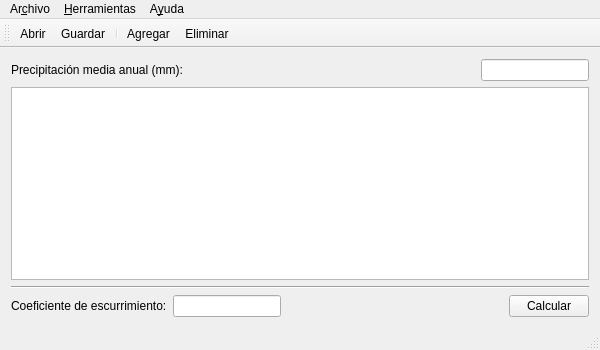
<?xml version="1.0" encoding="UTF-8"?>
<ui version="4.0">
 <class>MainWindow</class>
 <widget class="QMainWindow" name="MainWindow">
  <property name="geometry">
   <rect>
    <x>0</x>
    <y>0</y>
    <width>600</width>
    <height>350</height>
   </rect>
  </property>
  <property name="windowTitle">
   <string>Irriapps - Runoff</string>
  </property>
  <property name="windowIcon">
   <iconset resource="resources.qrc">
    <normaloff>:/icons/icons/water-48.png</normaloff>:/icons/icons/water-48.png</iconset>
  </property>
  <widget class="QWidget" name="centralWidget">
   <layout class="QVBoxLayout" name="verticalLayout">
    <item>
     <layout class="QHBoxLayout" name="horizontalLayout">
      <item>
       <widget class="QLabel" name="label">
        <property name="text">
         <string>Precipitación media anual (mm):</string>
        </property>
       </widget>
      </item>
      <item>
       <spacer name="horizontalSpacer">
        <property name="orientation">
         <enum>Qt::Horizontal</enum>
        </property>
        <property name="sizeHint" stdset="0">
         <size>
          <width>40</width>
          <height>20</height>
         </size>
        </property>
       </spacer>
      </item>
      <item>
       <widget class="QLineEdit" name="precipitation">
        <property name="sizePolicy">
         <sizepolicy hsizetype="Fixed" vsizetype="Fixed">
          <horstretch>0</horstretch>
          <verstretch>0</verstretch>
         </sizepolicy>
        </property>
        <property name="alignment">
         <set>Qt::AlignRight|Qt::AlignTrailing|Qt::AlignVCenter</set>
        </property>
       </widget>
      </item>
     </layout>
    </item>
    <item>
     <widget class="QTreeView" name="treeView"/>
    </item>
    <item>
     <widget class="Line" name="line">
      <property name="orientation">
       <enum>Qt::Horizontal</enum>
      </property>
     </widget>
    </item>
    <item>
     <layout class="QHBoxLayout" name="horizontalLayout_2">
      <item>
       <widget class="QLabel" name="label_2">
        <property name="text">
         <string>Coeficiente de escurrimiento:</string>
        </property>
       </widget>
      </item>
      <item>
       <widget class="QLineEdit" name="runoffCoefficient">
        <property name="sizePolicy">
         <sizepolicy hsizetype="Fixed" vsizetype="Fixed">
          <horstretch>0</horstretch>
          <verstretch>0</verstretch>
         </sizepolicy>
        </property>
        <property name="alignment">
         <set>Qt::AlignRight|Qt::AlignTrailing|Qt::AlignVCenter</set>
        </property>
        <property name="readOnly">
         <bool>true</bool>
        </property>
       </widget>
      </item>
      <item>
       <spacer name="horizontalSpacer_2">
        <property name="orientation">
         <enum>Qt::Horizontal</enum>
        </property>
        <property name="sizeHint" stdset="0">
         <size>
          <width>40</width>
          <height>20</height>
         </size>
        </property>
       </spacer>
      </item>
      <item>
       <widget class="QPushButton" name="calculateButton">
        <property name="text">
         <string>Calcular</string>
        </property>
       </widget>
      </item>
     </layout>
    </item>
   </layout>
  </widget>
  <widget class="QMenuBar" name="menuBar">
   <property name="geometry">
    <rect>
     <x>0</x>
     <y>0</y>
     <width>600</width>
     <height>22</height>
    </rect>
   </property>
   <widget class="QMenu" name="menuFile">
    <property name="title">
     <string>Ar&amp;chivo</string>
    </property>
    <addaction name="actionOpen"/>
    <addaction name="actionSave"/>
    <addaction name="separator"/>
    <addaction name="actionExit"/>
   </widget>
   <widget class="QMenu" name="menuHelp">
    <property name="title">
     <string>A&amp;yuda</string>
    </property>
    <addaction name="actionAbout"/>
   </widget>
   <widget class="QMenu" name="menuTools">
    <property name="title">
     <string>&amp;Herramientas</string>
    </property>
    <addaction name="actionAdd"/>
    <addaction name="actionRemove"/>
   </widget>
   <addaction name="menuFile"/>
   <addaction name="menuTools"/>
   <addaction name="menuHelp"/>
  </widget>
  <widget class="QToolBar" name="mainToolBar">
   <property name="windowTitle">
    <string>Barra principal</string>
   </property>
   <attribute name="toolBarArea">
    <enum>TopToolBarArea</enum>
   </attribute>
   <attribute name="toolBarBreak">
    <bool>false</bool>
   </attribute>
   <addaction name="actionOpen"/>
   <addaction name="actionSave"/>
   <addaction name="separator"/>
   <addaction name="actionAdd"/>
   <addaction name="actionRemove"/>
  </widget>
  <widget class="QStatusBar" name="statusBar"/>
  <action name="actionOpen">
   <property name="icon">
    <iconset resource="resources.qrc">
     <normaloff>:/icons/icons/document-open-3.png</normaloff>:/icons/icons/document-open-3.png</iconset>
   </property>
   <property name="text">
    <string>A&amp;brir</string>
   </property>
   <property name="toolTip">
    <string>Abrir archivo</string>
   </property>
   <property name="shortcut">
    <string>Ctrl+O</string>
   </property>
  </action>
  <action name="actionSave">
   <property name="icon">
    <iconset resource="resources.qrc">
     <normaloff>:/icons/icons/document-save-5.png</normaloff>:/icons/icons/document-save-5.png</iconset>
   </property>
   <property name="text">
    <string>&amp;Guardar</string>
   </property>
   <property name="toolTip">
    <string>Guardar datos</string>
   </property>
   <property name="shortcut">
    <string>Ctrl+S</string>
   </property>
  </action>
  <action name="actionExit">
   <property name="icon">
    <iconset resource="resources.qrc">
     <normaloff>:/icons/icons/application-exit-4.png</normaloff>:/icons/icons/application-exit-4.png</iconset>
   </property>
   <property name="text">
    <string>&amp;Salir</string>
   </property>
   <property name="toolTip">
    <string>Salir del programa</string>
   </property>
   <property name="shortcut">
    <string>Ctrl+Q</string>
   </property>
  </action>
  <action name="actionAbout">
   <property name="icon">
    <iconset resource="resources.qrc">
     <normaloff>:/icons/icons/help-about-3.png</normaloff>:/icons/icons/help-about-3.png</iconset>
   </property>
   <property name="text">
    <string>Acerca &amp;de ...</string>
   </property>
   <property name="shortcut">
    <string>F1</string>
   </property>
  </action>
  <action name="actionAdd">
   <property name="icon">
    <iconset resource="resources.qrc">
     <normaloff>:/icons/icons/edit-add-3.png</normaloff>:/icons/icons/edit-add-3.png</iconset>
   </property>
   <property name="text">
    <string>A&amp;gregar</string>
   </property>
   <property name="toolTip">
    <string>Agregar una fila</string>
   </property>
   <property name="shortcut">
    <string>Ctrl+A</string>
   </property>
  </action>
  <action name="actionRemove">
   <property name="icon">
    <iconset resource="resources.qrc">
     <normaloff>:/icons/icons/edit-remove-2.png</normaloff>:/icons/icons/edit-remove-2.png</iconset>
   </property>
   <property name="text">
    <string>&amp;Eliminar</string>
   </property>
   <property name="toolTip">
    <string>Elimina la última fila</string>
   </property>
   <property name="shortcut">
    <string>Ctrl+R</string>
   </property>
  </action>
 </widget>
 <layoutdefault spacing="6" margin="11"/>
 <resources>
  <include location="resources.qrc"/>
 </resources>
 <connections>
  <connection>
   <sender>actionExit</sender>
   <signal>triggered()</signal>
   <receiver>MainWindow</receiver>
   <slot>close()</slot>
   <hints>
    <hint type="sourcelabel">
     <x>-1</x>
     <y>-1</y>
    </hint>
    <hint type="destinationlabel">
     <x>230</x>
     <y>171</y>
    </hint>
   </hints>
  </connection>
 </connections>
</ui>
